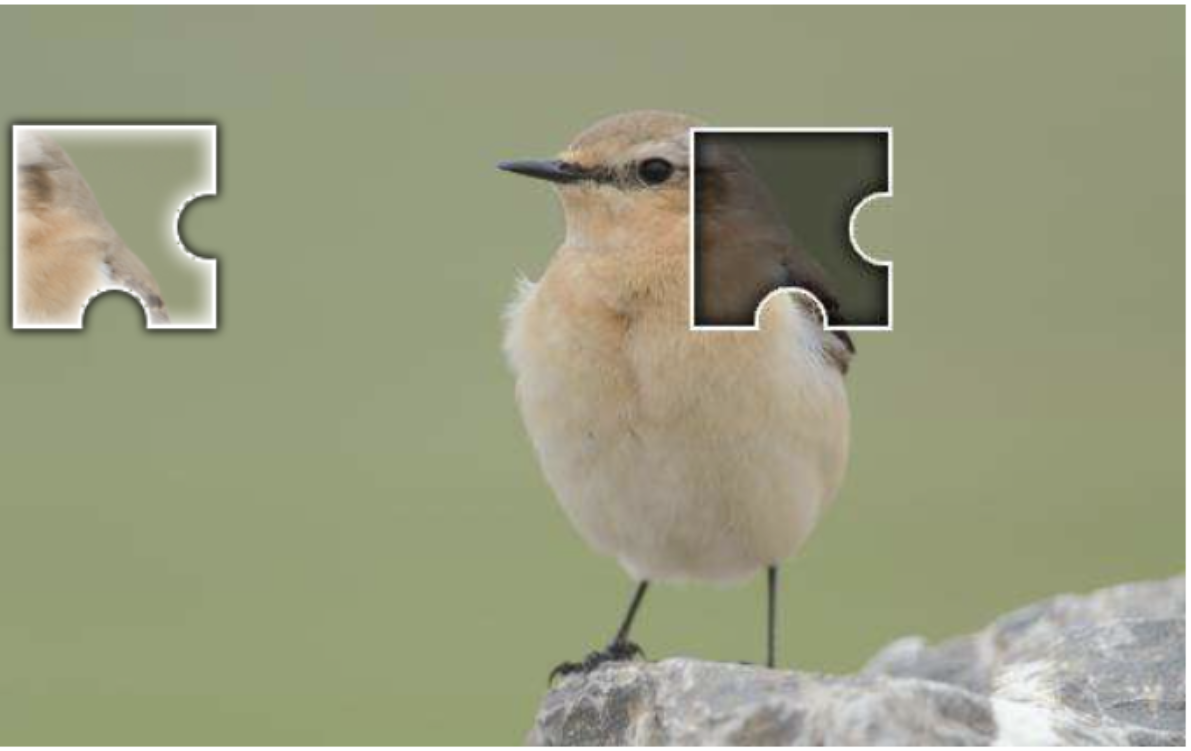
#> input picture 第二周/第三题/image.png, 1191 x 751 px
$ python T3.py
#> lines starting #> are read from the running program, lines starting #| are printed output that depends on the picture; after the words box and inside, x2 and y2 are one past the last pixel; in counts of white or black regions, pixels touching at a corner belong together; long printed decimals are rounded
import cv2
import numpy as np

image = cv2.imread("image.png")
#> image is the input picture: shape (751, 1191, 3); mean B, G, R 128.7, 156.9, 153.9
im = cv2.imread("silder.png")
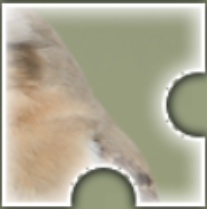
#> input picture 第二周/第三题/silder.png, 207 x 209 px
#> im is the input picture: shape (209, 207, 3); mean B, G, R 148.7, 170.3, 174.6
slider = cv2.imread("2.png")
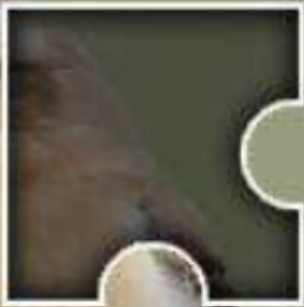
#> input picture 第二周/第三题/2.png, 304 x 307 px
#> slider is the input picture: shape (307, 304, 3); mean B, G, R 80.8, 93.6, 96.5
h ,w = im.shape[:2]
#> h = 209; w = 207

slider = cv2.resize(slider, (h,w))
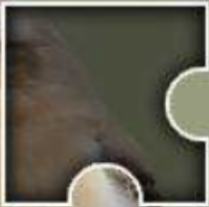
#> slider: shape (207, 209, 3); mean B, G, R 80.7, 93.5, 96.4

imgAug = image.copy()
ht, wt = slider.shape[:2]
#> ht = 207; wt = 209

orb = cv2.ORB_create(1000)


kp1, des1 = orb.detectAndCompute(slider, None)
#> kp1 = 13 keypoints; strongest (x, y, size): (93, 163, 31), (94, 163, 37.2), (119, 170, 31), (104, 170, 31)
kp2, des2 = orb.detectAndCompute(image, None)
#> kp2 = 1000 keypoints; strongest (x, y, size): (695, 133, 37.2), (883, 321, 64.3), (885, 323, 53.6), (829, 323, 53.6)

bf = cv2.BFMatcher(cv2.NORM_HAMMING, crossCheck=False)
matches = bf.knnMatch(des1, des2, k=2)
#> matches = 13 matches

good = []
for m, n in matches:
    if m.distance < 0.75 * n.distance:
        good.append(m)
#> this loop made 13 passes
#> after the loop, good = 8 matches

if len(good) > 4:
    srcPts = np.float32([kp1[m.queryIdx].pt for m in good]).reshape(-1, 1, 2)
#> srcPts = [[174, 83], [166, 92], [169, 92], [170, 112], [104, 170], [119, 170], [165.6, 115.2], [117.6, 165.6]]
    dstPts = np.float32([kp2[m.trainIdx].pt for m in good]).reshape(-1, 1, 2)
#> dstPts = [[858, 208], [850, 217], [852, 217], [854, 236], [790, 294], [804, 294], [850, 240], [802.8, 291.6]]

    matrix, mask = cv2.findHomography(srcPts, dstPts, cv2.RANSAC, 5)
#> matrix = [[-0.162, -0.338, 715.3], [-0.324, 0.65, 162], [-0.00113, -0.000418, 1]]; mask = [1, 1, 1, 1, 1, 1, 1, 1]
    print(matrix)
#| [[-1.61697501e-01 -3.37772205e-01  7.15323433e+02]
#|  [-3.23755979e-01  6.50428504e-01  1.62016756e+02]
#|  [-1.13135750e-03 -4.17568633e-04  1.00000000e+00]]
    if matrix is not None:
        pts = np.float32([[0, 0], [0, ht], [wt, ht], [wt, 0]]).reshape(-1, 1, 2)
#> pts = [[0, 0], [0, 207], [209, 207], [209, 0]]
        dst = cv2.perspectiveTransform(pts, matrix)
#> dst = [[715.3, 162], [706.5, 324.7], [903.3, 338.2], [892.6, 123.6]]
        print(dst)
#| [[[715.3234  162.017]]
#|  [[706.4695  324.723]]
#|  [[903.2656  338.188]]
#|  [[892.5833  123.570]]]
        print(w)
#| 207
        print(int(dst[1][0][0]))
#| 706
        print(int(dst[1][0][0])+h)
#| 915
        imgAug[int(dst[1][0][1])-h+5:int(dst[1][0][1]+5), int(dst[1][0][0])-20:int(dst[1][0][0])+w-20] = im
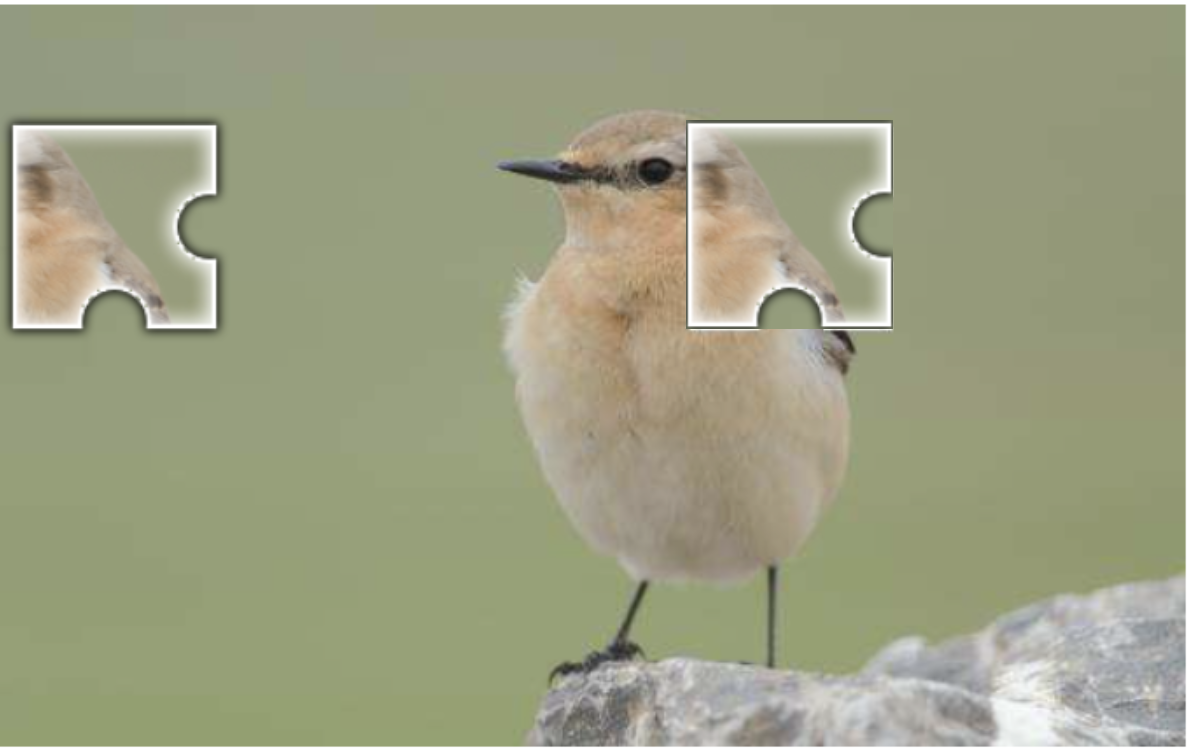
#> imgAug: shape (751, 1191, 3); 4.84% of pixels changed, all inside (x1, y1, x2, y2) = (686, 120, 893, 329)
        cv2.imshow("Augmented Image", imgAug)
        cv2.waitKey(0)
